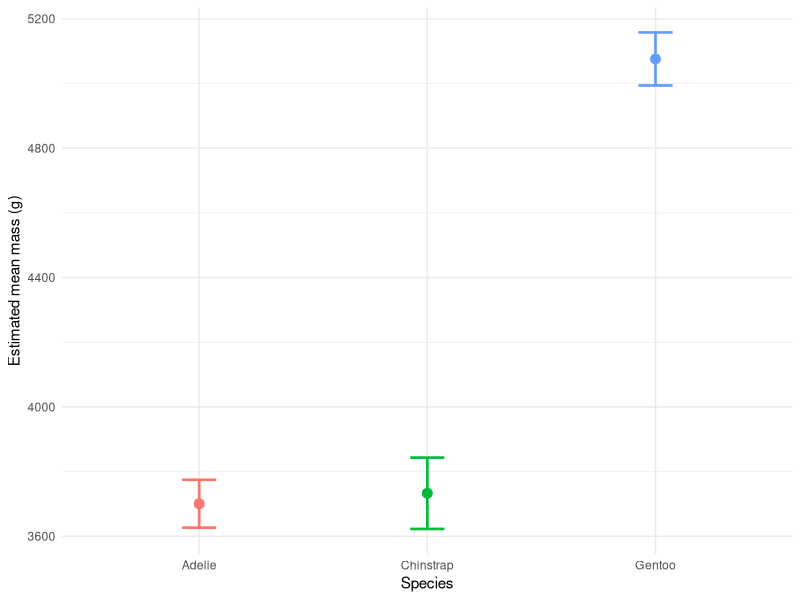

Here is the R script that generated this plot:
## ---- chunk 1
#| echo: false
knitr::opts_chunk$set(echo = TRUE, warning = FALSE, message = FALSE)
options(width = 65)   # printed R output wraps at 65 too
## ---- chunk 2
# Load packages at the top — always -------------------
library(tidyverse)      # wrangling + ggplot2
library(palmerpenguins) # the penguins data
library(car)            # Anova()
library(emmeans)        # post-hoc pairwise tests
## ---- chunk 3
# Same model fit at the end of Lecture 13 --------------
penguins_df <- penguins %>%
  drop_na(body_mass_g, species)

mass_model <- lm(body_mass_g ~ species, data = penguins_df)
## ---- chunk 4
# Classic ANOVA table (Type I sums of squares) --------
mass_aov <- aov(body_mass_g ~ species, data = penguins_df)
summary(mass_aov)
## ---- chunk 5
# Type II sums of squares — the right call here -------
Anova(mass_model, type = "II")
## ---- chunk 6
# Estimated marginal means + Tukey-adjusted pairs -----
mass_emm <- emmeans(mass_model, pairwise ~ species)

mass_emm$contrasts
## ---- chunk 7
# Groups that SHARE a letter are NOT different --------
multcomp::cld(mass_emm$emmeans, Letters = letters)
## ---- chunk 8
#| fig-format: png
#| fig-height: 2.9
#| fig-alt: "Estimated marginal mean body mass with 95 percent confidence interval error bars for each penguin species, showing Gentoo highest, Chinstrap and Adelie lower with non-overlapping intervals."
mass_emm_plot <- as.data.frame(mass_emm$emmeans) %>%
  ggplot(aes(x = species, y = emmean, color = species)) +
  geom_point(size = 3) +
  geom_errorbar(
    aes(ymin = lower.CL, ymax = upper.CL),
    width = 0.15, linewidth = 0.9
  ) +
  labs(x = "Species", y = "Estimated mean mass (g)") +
  theme_minimal() +
  theme(legend.position = "none")

mass_emm_plot
## ---- chunk 9
# Pull the F table values for reporting ---------------
mass_tab <- Anova(mass_model, type = "II")
mass_tab
